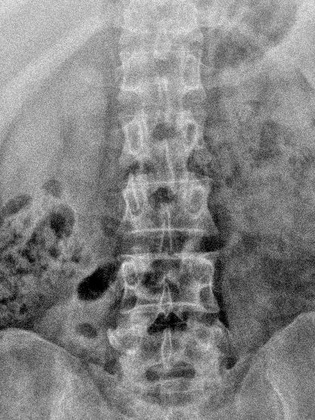
%> input picture NLMF/a.jpg, 315 x 420 px, shrunk from 417 x 556 before the run
$ octave MULTIVARIA_SABA.m   (GNU Octave 9; MATLAB toolbox functions it lacks are replaced by stand-ins)
%> lines starting %> are read from the running program, lines starting %| are printed output that depends on the picture
### jadeR.m
% jader() - blind separation of real signals using JADE (v1.5, Dec. 1997).
%
% Usage:
%   >> B = jader(X);
%   >> B = jader(X,m);
%
% Notes:
%  1) If X is an nxT data matrix (n sensors, T samples) then
%     B=jader(X) is a nxn separating matrix such that S=B*X is an nxT
%     matrix of estimated source signals.
%  2) If B=jader(X,m), then B has size mxn so that only m sources are
%     extracted.  This is done by restricting the operation of jader
%     to the m first principal components.
%  3) Also, the rows of B are ordered such that the columns of pinv(B)
%     are in order of decreasing norm; this has the effect that the
%     `most energetically significant' components appear first in the
%     rows of S=B*X.
%
% Author: Jean-Francois Cardoso (cardoso@sig.enst.fr)

% Quick notes (more at the end of this file)
%
%  o this code is for REAL-valued signals.  An implementation of JADE
%    for both real and complex signals is also available from
%    http://sig.enst.fr/~cardoso/stuff.html
%
%  o This algorithm differs from the first released implementations of
%    JADE in that it has been optimized to deal more efficiently
%    1) with real signals (as opposed to complex)
%    2) with the case when the ICA model does not necessarily hold.
%
%  o There is a practical limit to the number of independent
%    components that can be extracted with this implementation.  Note
%    that the first step of JADE amounts to a PCA with dimensionality
%    reduction from n to m (which defaults to n).  In practice m
%    cannot be `very large' (more than 40, 50, 60... depending on
%    available memory)
%
%  o See more notes, references and revision history at the end of
%    this file and more stuff on the WEB
%    http://sig.enst.fr/~cardoso/stuff.html
%
%  o This code is supposed to do a good job!  Please report any
%    problem to cardoso@sig.enst.fr

% Copyright : Jean-Francois Cardoso.  cardoso@sig.enst.fr

% $Log: jader.m,v $
% Revision 1.1  2002/04/05 17:36:45  jorn
% Initial revision
%

function B =  jadeR(X,m)

verbose	= 1 ;	% Set to 0 for quiet operation


% Finding the number of sources
[n,T]	= size(X);
if nargin==1, m=n ; end; 	% Number of sources defaults to # of sensors
if m>n ,    fprintf('jade -> Do not ask more sources than sensors here!!!\n'), return,end
if verbose, fprintf('jade -> Looking for %d sources\n',m); end ;


% Self-commenting code
%=====================
if verbose, fprintf('jade -> Removing the mean value\n'); end
X	= X - mean(X')' * ones(1,T);


%%% whitening & projection onto signal subspace
%   ===========================================
if verbose, fprintf('jade -> Whitening the data\n'); end
 [U,D] 		= eig((X*X')/T)	;
 [puiss,k]	= sort(diag(D))	;
 rangeW		= n-m+1:n			; % indices to the m  most significant directions
 scales		= sqrt(puiss(rangeW))		; % scales
  W  		= diag(1./scales)  * U(1:n,k(rangeW))'	;	% whitener
 iW  		= U(1:n,k(rangeW)) * diag(scales) 	;	% its pseudo-inverse
 X		= W*X;


%%% Estimation of the cumulant matrices.
%   ====================================
if verbose, fprintf('jade -> Estimating cumulant matrices\n'); end

dimsymm 	= (m*(m+1))/2;	% Dim. of the space of real symm matrices
nbcm 		= dimsymm  ; 	% number of cumulant matrices
CM 		= zeros(m,m*nbcm);  % Storage for cumulant matrices
R 		= eye(m);  	%%
Qij 		= zeros(m);	% Temp for a cum. matrix
Xim		= zeros(1,m);	% Temp
Xjm		= zeros(1,m);	% Temp
scale		= ones(m,1)/T ; % for convenience


%% I am using a symmetry trick to save storage.  I should write a
%% short note one of these days explaining what is going on here.
%%
Range 		= 1:m ; % will index the columns of CM where to store the cum. mats.
for im = 1:m
	Xim = X(im,:) ;
	Qij = ((scale* (Xim.*Xim)) .* X ) * X' 	- R - 2 * R(:,im)*R(:,im)' ;
	CM(:,Range)	= Qij ;
	Range 		= Range + m ;
   for jm = 1:im-1
	Xjm = X(jm,:) ;
	Qij = ((scale * (Xim.*Xjm) ) .*X ) * X' - R(:,im)*R(:,jm)' - R(:,jm)*R(:,im)' ;
	CM(:,Range)	= sqrt(2)*Qij ;
	Range 		= Range + m ;
   end ;
end;

%%% joint diagonalization of the cumulant matrices
%%%%%%%%%%%%%%%%%%%%%%%%%%%%%%%%%%%%%%%%%%%%%%%%%%

%% Init
if 1, 	%% Init by diagonalizing a *single* cumulant matrix.  It seems to save
	%% some computation time `sometimes'.  Not clear if initialization is
	%% a good idea since Jacobi rotations are very efficient.

	if verbose, fprintf('jade -> Initialization of the diagonalization\n'); end
	[V,D]	= eig(CM(:,1:m));	% For instance, this one
	for u=1:m:m*nbcm,		% updating accordingly the cumulant set given the init
		CM(:,u:u+m-1) = CM(:,u:u+m-1)*V ;
	end;
	CM	= V'*CM;

else,	%% The dont-try-to-be-smart init
	V	= eye(m) ; % la rotation initiale
end;

seuil	= 1/sqrt(T)/100; % A statistically significant threshold
encore	= 1;
sweep	= 0;
updates = 0;
g	= zeros(2,nbcm);
gg	= zeros(2,2);
G	= zeros(2,2);
c	= 0 ;
s 	= 0 ;
ton	= 0 ;
toff	= 0 ;
theta	= 0 ;

%% Joint diagonalization proper
if verbose, fprintf('jade -> Contrast optimization by joint diagonalization\n'); end

while encore, encore=0;

  if verbose, fprintf('jade -> Sweep #%d\n',sweep); end
  sweep=sweep+1;

 for p=1:m-1,
  for q=p+1:m,

 	Ip = p:m:m*nbcm ;
	Iq = q:m:m*nbcm ;

	%%% computation of Givens angle
 	g	= [ CM(p,Ip)-CM(q,Iq) ; CM(p,Iq)+CM(q,Ip) ];
 	gg	= g*g';
 	ton 	= gg(1,1)-gg(2,2);
 	toff 	= gg(1,2)+gg(2,1);
 	theta	= 0.5*atan2( toff , ton+sqrt(ton*ton+toff*toff) );

 	%%% Givens update
 	if abs(theta) > seuil,	encore = 1 ;
 		updates = updates + 1;
 		c	= cos(theta);
	 	s	= sin(theta);
 		G	= [ c -s ; s c ] ;

		pair 		= [p;q] ;
		V(:,pair) 	= V(:,pair)*G ;
	 	CM(pair,:)	= G' * CM(pair,:) ;
		CM(:,[Ip Iq]) 	= [ c*CM(:,Ip)+s*CM(:,Iq) -s*CM(:,Ip)+c*CM(:,Iq) ] ;

		%% fprintf('jade -> %3d %3d %12.8f\n',p,q,s);

 	end%%of the if
  end%%of the loop on q
 end%%of the loop on p
end%%of the while loop
if verbose, fprintf('jade -> Total of %d Givens rotations\n',updates); end

%%% A separating matrix
%   ===================
B	= V'*W ;

%%% We permut its rows to get the most energetic components first.
%%% Here the **signals** are normalized to unit variance.  Therefore,
%%% the sort is according to the norm of the columns of A = pinv(B)

if verbose, fprintf('jade -> Sorting the components\n',updates); end
A		= iW*V ;
[vars,keys]	= sort(sum(A.*A)) ;
B		= B(keys,:);
B		= B(m:-1:1,:) ; % Is this smart ?

% Signs are fixed by forcing the first column of B to have
% non-negative entries.
if verbose, fprintf('jade -> Fixing the signs\n',updates); end
b	= B(:,1) ;
signs	= sign(sign(b)+0.1) ; % just a trick to deal with sign=0
B	= diag(signs)*B ;


return ;

% To do.
%   - Implement a cheaper/simpler whitening (is it worth it?)
%
% Revision history:
%
%-  V1.5, Dec. 24 1997
%   - The sign of each row of B is determined by letting the first
%     element be positive.
%
%-  V1.4, Dec. 23 1997
%   - Minor clean up.
%   - Added a verbose switch
%   - Added the sorting of the rows of B in order to fix in some
%     reasonable way the permutation indetermination.  See note 2)
%     below.
%
%-  V1.3, Nov.  2 1997
%   - Some clean up.  Released in the public domain.
%
%-  V1.2, Oct.  5 1997
%   - Changed random picking of the cumulant matrix used for
%     initialization to a deterministic choice.  This is not because
%     of a better rationale but to make the ouput (almost surely)
%     deterministic.
%   - Rewrote the joint diag. to take more advantage of Matlab's
%     tricks.
%   - Created more dummy variables to combat Matlab's loose memory
%     management.
%
%-  V1.1, Oct. 29 1997.
%    Made the estimation of the cumulant matrices more regular. This
%    also corrects a buglet...
%
%-  V1.0, Sept. 9 1997. Created.
%
% Main reference:
% @article{CS-iee-94,
%  title 	= "Blind beamforming for non {G}aussian signals",
%  author       = "Jean-Fran\c{c}ois Cardoso and Antoine Souloumiac",
%  HTML 	= "ftp://sig.enst.fr/pub/jfc/Papers/iee.ps.gz",
%  journal      = "IEE Proceedings-F",
%  month = dec, number = 6, pages = {362-370}, volume = 140, year = 1993}
%
%  Notes:
%  ======
%
%  Note 1)
%
%  The original Jade algorithm/code deals with complex signals in
%  Gaussian noise white and exploits an underlying assumption that the
%  model of independent components actually holds.  This is a
%  reasonable assumption when dealing with some narrowband signals.
%  In this context, one may i) seriously consider dealing precisely
%  with the noise in the whitening process and ii) expect to use the
%  small number of significant eigenmatrices to efficiently summarize
%  all the 4th-order information.  All this is done in the JADE
%  algorithm.
%
%  In this implementation, we deal with real-valued signals and we do
%  NOT expect the ICA model to hold exactly.  Therefore, it is
%  pointless to try to deal precisely with the additive noise and it
%  is very unlikely that the cumulant tensor can be accurately
%  summarized by its first n eigen-matrices. Therefore, we consider
%  the joint diagonalization of the whole set of eigen-matrices.
%  However, in such a case, it is not necessary to compute the
%  eigenmatrices at all because one may equivalently use `parallel
%  slices' of the cumulant tensor.  This part (computing the
%  eigen-matrices) of the computation can be saved: it suffices to
%  jointly diagonalize a set of cumulant matrices.  Also, since we are
%  dealing with reals signals, it becomes easier to exploit the
%  symmetries of the cumulants to further reduce the number of
%  matrices to be diagonalized.  These considerations, together with
%  other cheap tricks lead to this version of JADE which is optimized
%  (again) to deal with real mixtures and to work `outside the model'.
%  As the original JADE algorithm, it works by minimizing a `good set'
%  of cumulants.
%
%  Note 2)
%
%  The rows of the separating matrix B are resorted in such a way that
%  the columns of the corresponding mixing matrix A=pinv(B) are in
%  decreasing order of (Euclidian) norm.  This is a simple, `almost
%  canonical' way of fixing the indetermination of permutation.  It
%  has the effect that the first rows of the recovered signals (ie the
%  first rows of B*X) correspond to the most energetic *components*.
%  Recall however that the source signals in S=B*X have unit variance.
%  Therefore, when we say that the observations are unmixed in order
%  of decreasing energy, the energetic signature is found directly as
%  the norm of the columns of A=pinv(B).
%
%  Note 3)
%
%  In experiments where JADE is run as B=jadeR(X,m) with m varying in
%  range of values, it is nice to be able to test the stability of the
%  decomposition.  In order to help in such a test, the rows of B can
%  be sorted as described above. We have also decided to fix the sign
%  of each row in some arbitrary but fixed way.  The convention is
%  that the first element of each row of B is positive.
%
%
%  Note 4)
%
%  Contrary to many other ICA algorithms, JADE (or least this version)
%  does not operate on the data themselves but on a statistic (the
%  full set of 4th order cumulant).  This is represented by the matrix
%  CM below, whose size grows as m^2 x m^2 where m is the number of
%  sources to be extracted (m could be much smaller than n).  As a
%  consequence, (this version of) JADE will probably choke on a
%  `large' number of sources.  Here `large' depends mainly on the
%  available memory and could be something like 40 or so.  One of
%  these days, I will prepare a version of JADE taking the `data'
%  option rather than the `statistic' option.
%
%


% JadeR.m ends here.

### MULTIVARIA_SABA.m
clear all;
clc;
[filename,pathname]=uigetfile({'*.jpg;*.tif;*.png;*.gif','All Image Files';...
    '*.*','All Files' },'mytitle',...
'Select an Image');
%> the answer given: NLMF/a.jpg
X= imread(fullfile(pathname,filename));
%> X is the input picture: size 420x315 uint8; min 0, max 245, mean 130.7
X=double(X);
%> X: size 420x315 double
 X=X(:,:,1);

[m, n] = size(X);

% %mean
% [m,n] = size(X);
mean_trace = mean(X,2);
%> mean_trace = 420 values, max 186.9 at index 1, min 81.51 at index 282, mean 130.7
Xmr = X - repmat(mean_trace,1,n);
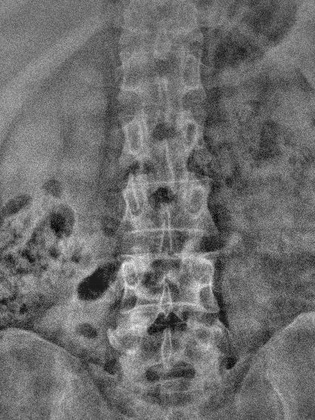
%> Xmr: size 420x315 double; min -110.5, max 147.4, mean 0; drawn with min black and max white

%with PCA

dataX = X'/sqrt(n-1); % transpose and scale the data matrix
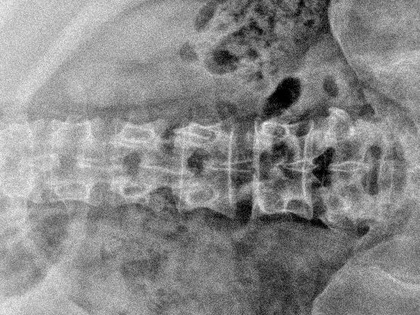
%> dataX: size 315x420 double; min 0, max 13.83, mean 7.37; drawn with min black and max white
[U, S, V] = svd(dataX,0); % PCA via "economy" SVD
D = diag(S).^2; % calculate the eigenvalues
%> D = 315 values, max 7611455.4 at index 1, min 3.65 at index 315, mean 25051.6
% Plot eigenvalue spectra
figure(5);
plot(20*log10(D),'k-*'); % scree plot
grid on;
xlabel('Eigenvalue no');
ylabel('Eigenvalue (dB)');
title('Eigenspectra');
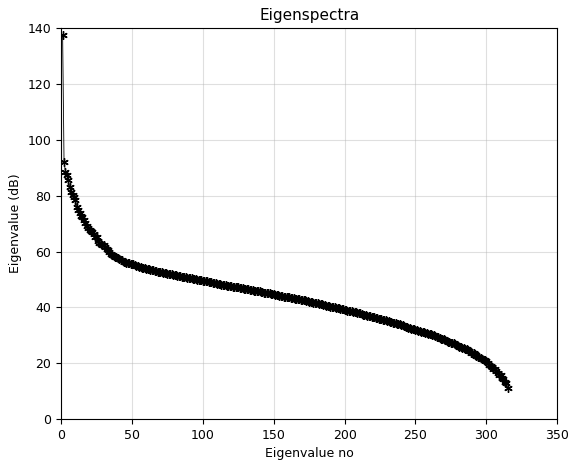
%> figure redrawn from the program's plot data; curve peaks at x = 1, y = 137.6
k = input('Number of PCs: '); % select number of PCs to retain
%> the answer given: 3
Y = U'*dataX; % transform the original data
% Reduce data dimensionality
% i.e. consider only the first r rows of Y
Yr = Y(1:k,:);
%> Yr = 420 columns, first 8: [187.4 187.2 186.2 187.2 185 183.4 184 183.7; 8.86 9.24 9.01 8.97 8.5 6.41 6.28 5.19; -0.378 -0.739 0.189 0.479 0.513 1.4 1.78 2.7]
% Recover the original data
% Just for checking
Xrec = U*Y;
Xrec = Xrec'; % this should now be the same with X
% Recover the original data with losses due to dimensionality
% reduction
% Just for checking
Xkrec = U(:,1:k)*Yr;
Xkrec = Xkrec';
% Set the largest singular values to zero for clutter reduction
% since the clutter usually dominates the largest eigenvalues.
Xsvd = U(:,2:k)*Y(2:k,:);
Xsvd = Xsvd';
% PCA via SVD Results - Plots
% Plot the first k eigenimages
E = zeros(k,m,n);
for i = 1:k
E(i,:,:) = (U(:,i) * S(i,i) * (V(:,i))')';
end
figure(6);
for i = 1:k
subplot(ceil(sqrt(k)),ceil(sqrt(k)),i)
colormap(gray);
imagesc(reshape(E(i,:,:),m,n));
title(['Eigenimage # ', num2str(i)]);
end
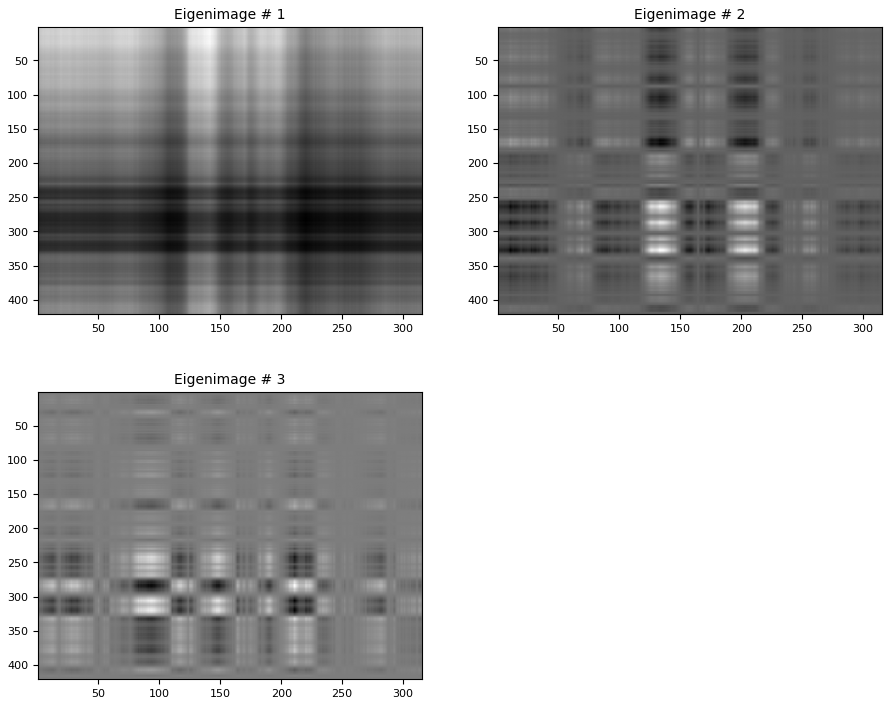
%> figure redrawn from the program's plot data, 3 panels
% Plot the reconstructed image
figure(7)
imagesc(Xsvd);
colormap(gray);
title('Decluttered Data - SVD')

 figure; imshow(Xsvd,[])
figure; imshow(X,[])

%% 4. PCA method 2
% Uses eigenvalue decomposition of data covariance matrix
dataX2 = X'; % transpose the data matrix
%> (the rest of the program and of its run is left out)
